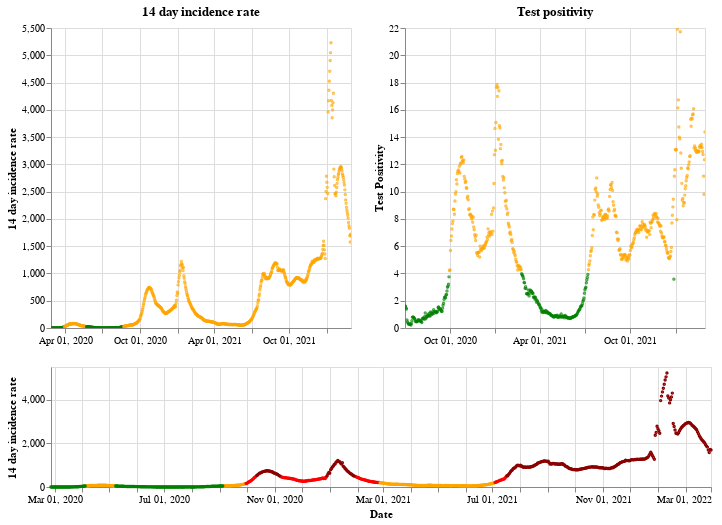

Here is the notebook cell this chart was saved with:
### Markdown cell above
## Northern Ireland

### Code cell
plot_traffic_light('Northern Ireland')

### Figure 1 — Vega-Lite specification as saved in the notebook (floating-point values rounded to 4 significant figures; data arrays with more than 128 entries replaced by an {"elided": "..."} marker saying what was removed)
{"config": {"view": {"continuousWidth": 400, "continuousHeight": 300}}, "vconcat": [{"hconcat": [{"mark": {"type": "point", "size": 2}, "encoding": {"color": {"condition": {"value": "green", "test": "(datum.twoWeeklyCasesRate <= 25)"}, "value": "orange"}, "tooltip": [{"type": "nominal", "field": "areaName"}, {"type": "temporal", "field": "date"}, {"type": "quantitative", "field": "twoWeeklyCasesRate"}, {"type": "quantitative", "field": "testPositivity"}], "x": {"type": "temporal", "axis": {"title": ""}, "field": "date", "scale": {"domain": {"selection": "DateBrush"}}, "timeUnit": "yearmonthdate"}, "y": {"type": "quantitative", "axis": {"title": "14 day incidence rate"}, "field": "twoWeeklyCasesRate"}}, "title": "14 day incidence rate", "width": 300}, {"mark": {"type": "point", "size": 2}, "encoding": {"color": {"condition": {"value": "green", "test": "(datum.testPositivity <= 4)"}, "value": "orange"}, "tooltip": [{"type": "nominal", "field": "areaName"}, {"type": "temporal", "field": "date"}, {"type": "quantitative", "field": "twoWeeklyCasesRate"}, {"type": "quantitative", "field": "testPositivity"}], "x": {"type": "temporal", "axis": {"title": ""}, "field": "date", "scale": {"domain": {"selection": "DateBrush"}}, "timeUnit": "yearmonthdate"}, "y": {"type": "quantitative", "axis": {"title": "Test Positivity"}, "field": "testPositivity"}}, "title": "Test positivity", "width": 300}]}, {"layer": [{"mark": {"type": "point", "size": 2}, "encoding": {"color": {"condition": {"value": "orange", "test": "(((datum.testPositivity < 4) && (datum.twoWeeklyCasesRate >= 50)) && (datum.twoWeeklyCasesRate < 200))"}, "value": "red"}, "opacity": {"condition": {"value": 1, "test": "((datum.twoWeeklyCasesRate >= 50) && (datum.twoWeeklyCasesRate < 500))"}, "value": 0}, "tooltip": [{"type": "nominal", "field": "areaName"}, {"type": "temporal", "field": "date"}, {"type": "quantitative", "field": "twoWeeklyCasesRate"}, {"type": "quantitative", "field": "testPositivity"}], "x": {"type": "temporal", "axis": {"title": "Date"}, "field": "date", "timeUnit": "yearmonthdate"}, "y": {"type": "quantitative", "axis": {"title": "14 day incidence rate"}, "field": "twoWeeklyCasesRate"}}, "selection": {"DateBrush": {"type": "interval", "encodings": ["x"], "fields": ["Time"]}}}, {"mark": {"type": "point", "size": 2}, "encoding": {"color": {"value": "darkred"}, "opacity": {"condition": {"value": 1, "test": "(datum.twoWeeklyCasesRate >= 500)"}, "value": 0}, "tooltip": [{"type": "nominal", "field": "areaName"}, {"type": "temporal", "field": "date"}, {"type": "quantitative", "field": "twoWeeklyCasesRate"}, {"type": "quantitative", "field": "testPositivity"}], "x": {"type": "temporal", "axis": {"title": "Date"}, "field": "date", "timeUnit": "yearmonthdate"}, "y": {"type": "quantitative", "axis": {"title": "14 day incidence rate"}, "field": "twoWeeklyCasesRate"}}}, {"mark": {"type": "point", "size": 2}, "encoding": {"color": {"condition": {"value": "green", "test": "((datum.testPositivity < 4) && (datum.twoWeeklyCasesRate < 50))"}, "value": "orange"}, "opacity": {"condition": {"value": 1, "test": "(datum.twoWeeklyCasesRate < 50)"}, "value": 0}, "tooltip": [{"type": "nominal", "field": "areaName"}, {"type": "temporal", "field": "date"}, {"type": "quantitative", "field": "twoWeeklyCasesRate"}, {"type": "quantitative", "field": "testPositivity"}], "x": {"type": "temporal", "axis": {"title": "Date"}, "field": "date", "timeUnit": "yearmonthdate"}, "y": {"type": "quantitative", "axis": {"title": "14 day incidence rate"}, "field": "twoWeeklyCasesRate"}}}], "height": 120, "width": 660}], "data": {"name": "data-1b307dd8edcb7966e2a7a0fe416f3b2d"}, "$schema": "https://vega.github.io/schema/vega-lite/v4.8.1.json", "datasets": {"data-1b307dd8edcb7966e2a7a0fe416f3b2d": {"elided": "735 records"}}}
